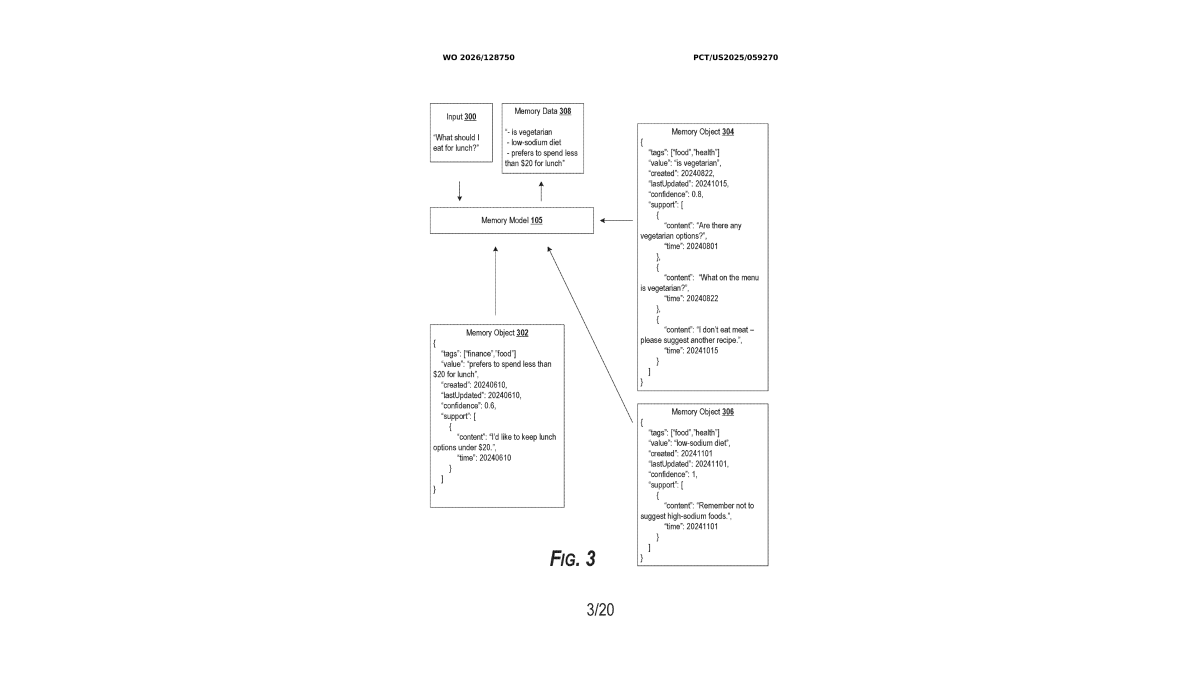
#> input picture runs/gdm-wo2026128750a1-agent-memory-3/70-ship/images/fig-03.png, 2400 x 1350 px, given as the content of the folder /gdm-wo2026128750a1-agent-memory-3/70-ship/images/fig-03.png, which was not available (shown at 1/2 size)
$ python crop_figures.py ../../runs/gdm-wo2026128750a1-agent-memory-3/70-ship/images/fig-03.png ../../runs/gdm-wo2026128750a1-agent-memory-3/70-ship/images/fig-07.png 5
#> lines starting #> are read from the running program, lines starting #| are printed output that depends on the picture
"""도면 크롭 — 내용 bounding box 로 잘라 도면 고유 비율을 지킨다(임시 구현 · 2026-09-14).

**엔진 경로가 아니다.** 현행 계약은 `figures.render-spec` 으로 1200×675 @2x 를 강제하며(SPEC §6.6
「16:9 피드 안전 크롭」), 그 고정 비율이 세로형 도면을 캔버스 면적의 1/8 로 줄인다는 것이 런 -3 에서
드러났다(도면 7 중 4 가 비율 0.70~0.85). 판정 기준 변경은 재정 사항이므로(규율 11) 이 파일은 **게시본을
손으로 다듬는 데 쓴 도구**를 보존한 것이고, HANDOFF §0-A ⑵ 의 개선 착수점이다.

하는 일 — 행/열 잉크 프로파일로 띠를 나누고, 가장 큰 띠를 도면 본체로 본다. 시트 맨 아래 띠는 페이지
번호이므로 버리고 그 앞 띠(있으면)를 `FIG.` 라벨로 함께 취한다. 공보 머리글은 본체 위라 자연히 빠진다.

    python3 studio/tools/crop_figures.py <입력 디렉터리> <출력 디렉터리> [긴 변 픽셀]
"""

from __future__ import annotations

import glob
import os
import sys

from PIL import Image

INK = 200          # 이 값보다 어두우면 잉크로 본다
SAMPLE = 2         # 가로 표본 간격 — 전수 주사는 불필요하다
PAD_RATIO = 0.04   # 내용 기준 여백
DEFAULT_LONG_EDGE = 2048


def _runs(flags: list[bool], gap: int) -> list[tuple[int, int]]:
    """`gap` 이상 비어 있으면 끊어 [(시작, 끝)] 구간으로 만든다."""
    out: list[tuple[int, int]] = []
    start: int | None = None
    blank = 0
    for i, value in enumerate(flags):
        if value:
            if start is None:
                start = i
            blank = 0
        elif start is not None:
            blank += 1
            if blank >= gap:
                out.append((start, i - blank))
                start, blank = None, 0
    if start is not None:
        out.append((start, len(flags) - 1))
    return out


def content_box(path: str) -> tuple[int, int, int, int]:
#> called with path = '_only/fig-03.png'
    grey = Image.open(path).convert("L")
    width, height = grey.size
#> width = 2400; height = 1350
    pixels = grey.load()

    row_ink = [False] * height
    for y in range(height):
        for x in range(0, width, SAMPLE):
            if pixels[x, y] < INK:
                row_ink[y] = True
                break
    rows = [r for r in _runs(row_ink, int(height * 0.03)) if r[1] - r[0] > 4]
#> rows = [(109, 121), (206, 1132), (1206, 1231)]
    if not rows:
        return (0, 0, width, height)

    main = max(rows, key=lambda r: r[1] - r[0])
#> main = (206, 1132)
    below = [r for r in rows if r[0] > main[1]]
#> below = [(1206, 1231)]
    labels = below[:-1] if below else []      # 마지막 띠 = 시트 하단 페이지 번호
#> labels = []
    if labels:
        main = (main[0], labels[-1][1])
    body_height = main[1] - main[0]
#> body_height = 926

    col_ink = [False] * width
    for y in range(main[0], main[1] + 1):
        for x in range(0, width, SAMPLE):
            if pixels[x, y] < INK:
                col_ink[x] = True
    cols = [c for c in _runs(col_ink, int(width * 0.05)) if c[1] - c[0] > 4]
#> cols = [(860, 1536)]
    left, right = cols[0][0], cols[-1][1]

    pad = int(max(body_height, right - left) * PAD_RATIO)
    return (max(0, left - pad), max(0, main[0] - pad),
            min(width, right + pad + 2), min(height, main[1] + pad + 1))


def crop_one(path: str, out_dir: str, long_edge: int) -> tuple[int, int]:
    box = content_box(path)
    image = Image.open(path).convert("RGB").crop(box)
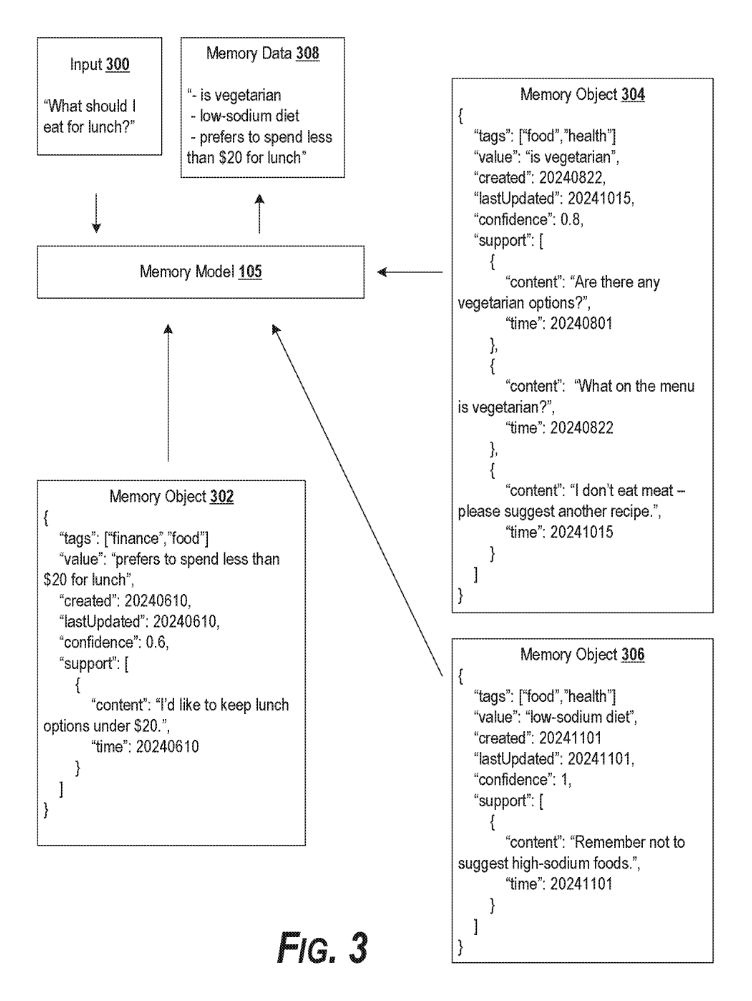
#> image: PIL image 752x1001 RGB; min 0, max 255, mean 245.5
    w, h = image.size
    scale = long_edge / max(w, h)
    image = image.resize((int(w * scale), int(h * scale)), Image.LANCZOS)
    os.makedirs(out_dir, exist_ok=True)
    image.save(os.path.join(out_dir, os.path.basename(path)), optimize=True)
    return image.size


def main(argv: list[str]) -> int:
    if len(argv) < 3:
        print(__doc__)
        return 2
    src, dst = argv[1], argv[2]
    long_edge = int(argv[3]) if len(argv) > 3 else DEFAULT_LONG_EDGE
    found = sorted(glob.glob(os.path.join(src, "*.png")))
    if not found:
        print(f"PNG 가 없다: {src}")
        return 1
    for path in found:
        w, h = crop_one(path, dst, long_edge)
        print(f"{os.path.basename(path):14s} {w}x{h}  비율 {w / h:.2f}")
#| fig-03.png     3x5  비율 0.60
    return 0


if __name__ == "__main__":
    raise SystemExit(main(sys.argv))
#> (the program exits here)

$ run again, on runs/gdm-wo2026128750a1-agent-memory-3/70-ship/images/fig-07.png
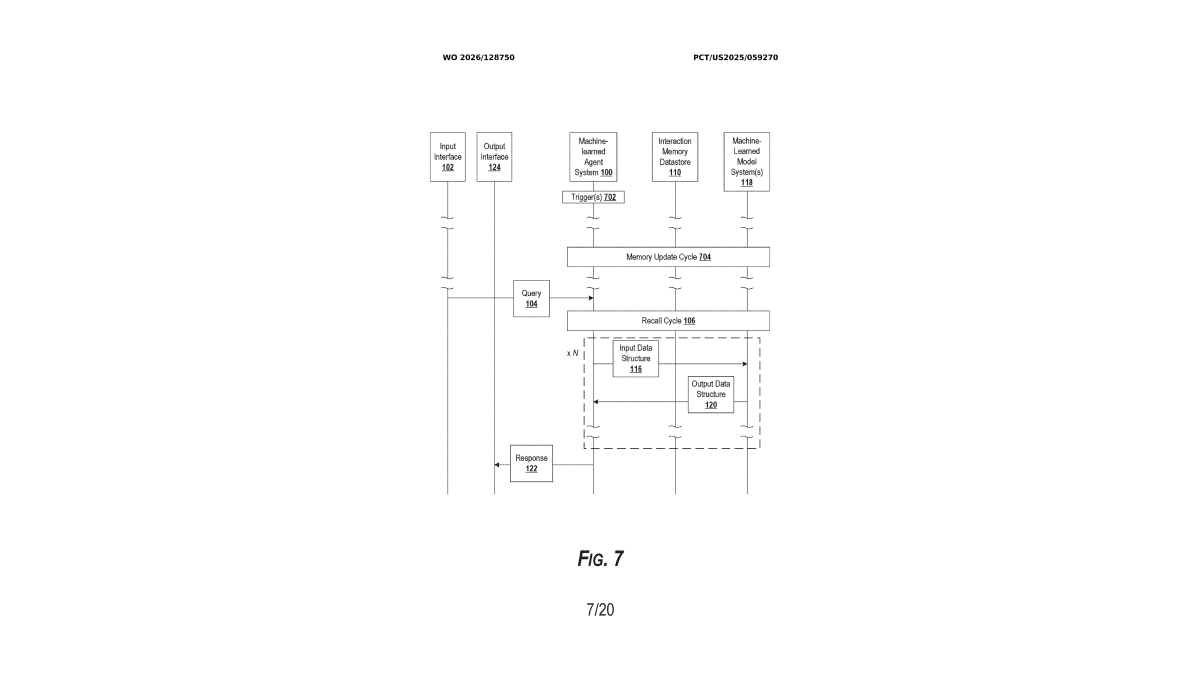
#> input picture runs/gdm-wo2026128750a1-agent-memory-3/70-ship/images/fig-07.png, 2400 x 1350 px, given as the content of the folder /gdm-wo2026128750a1-agent-memory-3/70-ship/images/fig-07.png, which was not available (shown at 1/2 size)
#> in crop_one, `image = Image.open(path).convert("RGB").crop(box)`:
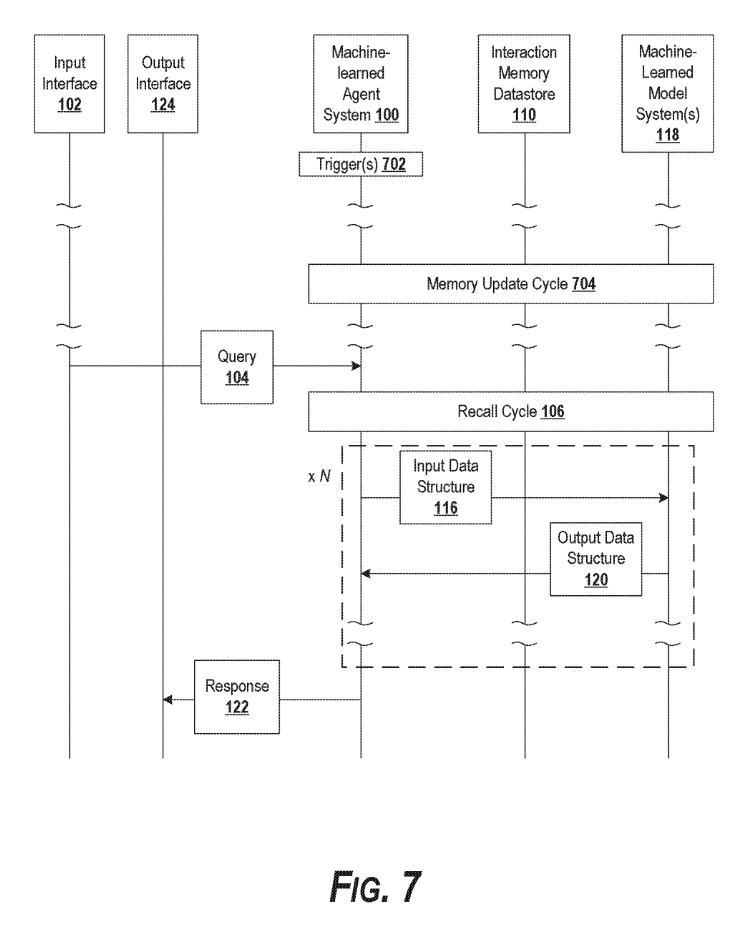
#> image: PIL image 748x937 RGB; min 0, max 255, mean 248.7
#| fig-07.png     3x5  비율 0.60
